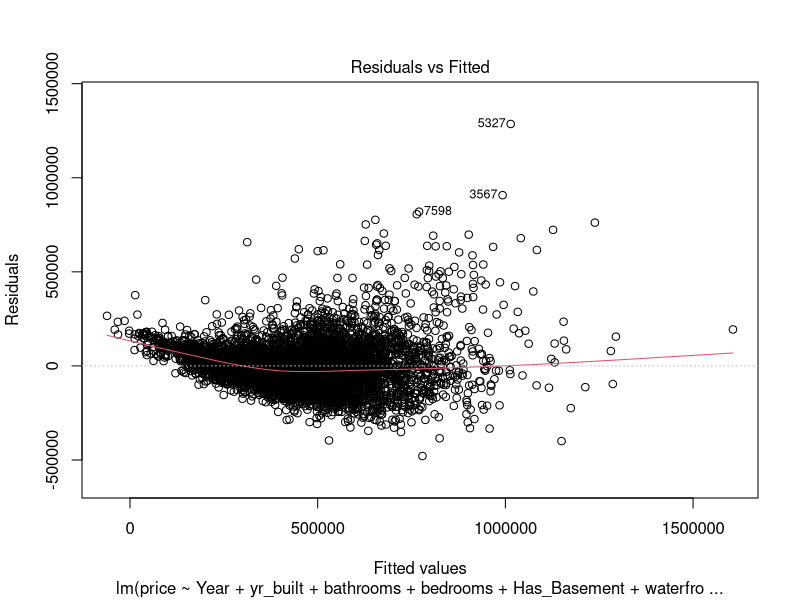
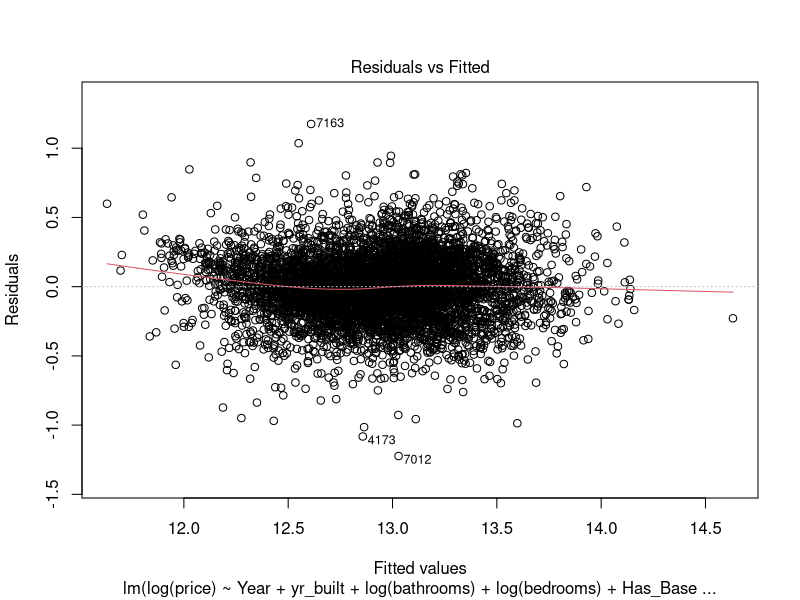

R code for these plots, in order:


# Getting Started------------------------------------------------------------------------------------------------------------------------------------------

#Setting the Working Directory...................................................................................................................................
setwd("C:/Users/chan/Documents/R/Buan 4310 Data mining")
#Load in the relevant libraries.......................................................................................................................................

#Reading and Loading in the Data...........................................................................................................................................
mydata <- read.csv("house_4.csv",header = TRUE) #Reads and loads in the data set
#Add calculated columns
mydata$Age_of_Home <- mydata$Year - mydata$yr_built
mydata$old <- ifelse(mydata$Age_of_Home > 25,1,0)
mydata$Has_Basement <- ifelse(mydata$sqft_basement != 0,1,0)
# 47.590627, -122.253413  Point of reference for computing geographic location
mydata$Eastside <- ifelse(mydata$long > -122.253413,1,0) #Long coordinate used -122.253413
mydata$Northern_KC <- ifelse(mydata$lat > 47.590627,1,0) # Lat coordinate used # 47.590627
mydata$Avg_construction_design <- ifelse(mydata$grade == 7| mydata$grade ==8 |mydata$grade ==9| mydata$grade ==10, 1,0)
mydata$poor_construction_design <- ifelse(mydata$grade ==6| mydata$grade ==5 | mydata$grade == 4,1,0)
mydata$unconstructed_design <- ifelse(mydata$grade ==3| mydata$grade == 2| mydata$grade == 1,1,0) #the one dummy variable left out is ecxcellent quality construction design
mydata$badview <-ifelse(mydata$view ==0| mydata$view ==1,1,0)
mydata$acceptableview <- ifelse(mydata$view == 2| mydata$view == 3,1,0) #Leaving out the variable excellent view with a score of 4
mydata$renovated <-ifelse(mydata$yr_renovated > 0, 1, 0)


nrow(mydata) #12,093 rows
colnames(mydata)
boxplot(mydata$bedrooms, plot=FALSE)$out
outliers <- boxplot(mydata$bedrooms, plot=FALSE)$out
x<-mydata
x<- x[-which(x$bedrooms %in% outliers),]
mydata <- x
nrow(mydata) #After removing outliers in bedrooms, we now are left with 11,794 rows

boxplot(mydata$bathrooms, plot=FALSE)$out
outliers <- boxplot(mydata$bathrooms, plot=FALSE)$out
x<-mydata
x<- x[-which(x$bathrooms %in% outliers),]
mydata <- x
nrow(mydata) # After removing bathroom outliers, we are left with 11,550 rows

boxplot(mydata$sqft_living, plot=FALSE)$out
outliers <- boxplot(mydata$sqft_living, plot=FALSE)$out
x<-mydata
x<- x[-which(x$sqft_living %in% outliers),]
mydata <- x
nrow(mydata) # After removing sqft_living outliers, we are left with 11,346 rows

boxplot(mydata$sqft_lot, plot=FALSE)$out
outliers <- boxplot(mydata$sqft_lot, plot=FALSE)$out
x<-mydata
x<- x[-which(x$sqft_lot %in% outliers),]
mydata <- x
nrow(mydata) # After removing sqft_lot outliers, we are left with 10,157 rows


boxplot(mydata$sqft_above, plot=FALSE)$out
outliers <- boxplot(mydata$sqft_above, plot=FALSE)$out
x<-mydata
x<- x[-which(x$sqft_above %in% outliers),]
mydata <- x
nrow(mydata) #After removing outliers for sqft_above, there are 9,912 rows

boxplot(mydata$sqft_basement, plot=FALSE)$out
outliers <- boxplot(mydata$sqft_basement, plot=FALSE)$out
x<-mydata
x<- x[-which(x$sqft_basement %in% outliers),]
mydata <- x
nrow(mydata) #After removing outliers for sqft_basement, there are 9,750


boxplot(mydata$sqft_living15, plot=FALSE)$out
outliers <- boxplot(mydata$sqft_living15, plot=FALSE)$out
x<-mydata
x<- x[-which(x$sqft_living15 %in% outliers),]
mydata <- x
nrow(mydata) #After removing outliers for yr_renovated, there are 9,627 rows

boxplot(mydata$sqft_lot15, plot=FALSE)$out
outliers <- boxplot(mydata$sqft_lot15, plot=FALSE)$out
x<-mydata
x<- x[-which(x$sqft_lot15 %in% outliers),]
mydata <- x
nrow(mydata) #After removing outliers for sqft_lot15, there are 9,390

# We decided to only remove outliers for things specific to an average house in King County. We did not remove outliers for the day of the week, condition(1-5 scale), grade (1-5 scale), view (1-4) or dummy variables. We also did not remove outliers for zipcode, lat, or long since all of these houses are located in King County and satisfy that requirement 

# Part 2 Training and Validation Split -------------------------------------------------------------------------------------------------------------------------------------------------------------------------------------------------------------------
#set the seed using our fav number
set.seed(666)
# create the indices for the split. This samples the row indices to split the data into training (60%) and validation (40%)
train_index <- sample(1:nrow(mydata), 0.6 * nrow(mydata))
valid_index <- setdiff(1:nrow(mydata), train_index)
# using the indices, create the training and validation sets, in essence, splitting a data frame by row
train_df_st <- mydata[train_index,]
valid_df_st <-mydata[valid_index,]
#Check the rows after splitting
nrow(train_df_st) #5,634 rows of data
nrow(valid_df_st) #3,756 rows of data

#PART 3: Building the model ONLY on the training set-----------------------------------------------------------------------------------------------------------------------------------------------------------------------------------
# use lm() to run a linear regression of Price on all 11 predictors in the
# training set. 
# use . after ~ to include all the remaining columns in train.df as predictors.
price_lm <- lm(price ~ ., data = train_df_st) #The original model has an adjusted R-squared of 0.6954, p-value: < 0.00000000000000022
#  use options() to ensure numbers are not displayed in scientific notation.
options(scipen = 999)
summary(price_lm)

#Use BACKWARD elimination for reducing the predictors in housing price.....................................................................................................................................................................
price_lm1 <- step(price_lm, direction = "backward")
summary(price_lm1) #The adjusted R-squared is 0.6994. p-value: < 0.00000000000000022. 

#Use forward elimation for reducing the predictors in the housing price 
#use step() to run forward selection 
#price_lm_step_f <- step(price_lm, scope = list(lower = price_lm, upper = price_lm), direction = "forward") 
#summary(price_lm_step_f) # The adjusted R-squared is 0.6992. p-value: < 0.00000000000000022


#Use both stepwise regression for reducing predictors in the housing price 
#price_lm_step_bf <- step(price_lm, direction = "both")
#summary(price_lm) # The adjusted R-squared is 0.6992. p-value: < 0.00000000000000022

#We will utilize the bacward elimination since it has the highest adjusted R-squared. We need to evaluate the soundness of the model for multi-colineraity, and if it logically makes sense
# First we will focus on the variables that are significant at the 5% level. 

# Using information we found from the backwards regression, at the five percent significance level, we will include all of those variables before narrowing it down further
price_lm2 <- lm(price~ Year + bathrooms +sqft_living +sqft_lot + waterfront + view + condition + grade + sqft_above +yr_built + yr_renovated + zipcode + lat + sqft_living15 +sqft_lot15 + Has_Basement + Northern_KC + Avg_construction_design +poor_construction_design + acceptableview + renovated, data = train_df_st)
summary(price_lm2) # In this first model, we were only acessing for significance at the 5% level. In our next model, we will need to remove variables that obviously have multi-collinearity. Adjusted R-squared is 0.6985

price_lm3 <- lm(price~ Year + bathrooms +sqft_living +sqft_lot + waterfront + view + condition + grade + sqft_above +yr_built + yr_renovated + zipcode + lat + sqft_living15 +sqft_lot15 + Has_Basement + Northern_KC + Avg_construction_design +poor_construction_design +renovated, data = train_df_st)
summary(price_lm3) #We deleted acceptable view, since it was no longer significant at the 5% level. There was also multi-collinearity between the variables view, and acceptable view. So even though our adjusted R-squared is now a bit lower (0.698) it makes more logical sense

price_lm4 <- lm(price~ Year + yr_built + bathrooms +sqft_living +sqft_lot + waterfront + view + condition + grade + sqft_above + zipcode + lat + sqft_living15 +sqft_lot15 + Has_Basement + Northern_KC + Avg_construction_design +poor_construction_design +renovated, data = train_df_st)
summary(price_lm4) #Looking at year and yr_built. Keeping them in the model adjusted r-squared is .698. Deleting them, and substiuting it with old makes the adjusted r-squared .6727. This means that the actual age of the house (rather than a proxy like "OLD") offers value to the model. 
# We will also test yr_renovated, and renovated to see which one is more appropriate for the model. Including only the dummy variable yields an adjusted R squared of .6958. Only including yr_renovated provides an adjusted r-squared of .6958. This means that being renovated or not is a bigger deal, than as to when the house got renovated. We will keep renovated the dummy variable in the model. 

price_lm5 <- lm(price~ Year + yr_built + bathrooms  +sqft_lot + waterfront + view + condition + grade + sqft_above + lat + sqft_living15 +sqft_lot15 + Has_Basement + Northern_KC + Avg_construction_design +poor_construction_design +renovated, data = train_df_st)
summary(price_lm5) # We are going to remove zipcode since its coded incorrectly (integer rather than categorical). We are removing sqft_living and keeping with sqft_above. There is multi-collinearity between sqft_living and has_basement. our new adjusted r-squared is .6921

price_lm6 <- lm(price~ Year + yr_built + bathrooms  +sqft_lot  + waterfront + view + condition + grade + sqft_above + sqft_living15 +sqft_lot15 + Has_Basement +lat + Avg_construction_design +poor_construction_design +renovated + Eastside, data = train_df_st)
summary(price_lm6) # We need to decide whether to keep lat, long, or North or East.
# First we will remove lat and see how removing it affects the model( Removing negatively affects it -0.6698) . Then we will try replacing it with North and see if it improves the accuracy (it doesnt). So we will leave Lat in (.6893). Now we decide whether we want long or East.Adding East, caused the adjusted R-squared to go up to .6894

price_lm7 <- lm(price~ Year + yr_built + bathrooms  + sqft_lot  + waterfront + view + condition  + sqft_above + sqft_living15 +sqft_lot15 + Has_Basement +lat + grade +renovated + Eastside, data = train_df_st)
summary(price_lm7) #There is multi-collinearity with grade, avg_construction_design, poor_construction_design. We need to get rid of some variables
# First we will delete grade and see if it improves the fit of our model. Deleting grade made the adjusted r-squared go down to .6253. 
# We will add grade back in, and delete avg_construction_design, and poor _construction_design. Deleting them, and adding grade in, caused the adjusted R squared to go up to .6804

price_lm8 <- lm(price~ Year + yr_built + bathrooms  + waterfront + view + condition  + sqft_above + sqft_living15 +sqft_lot15 + Has_Basement +lat + grade +renovated + Eastside, data = train_df_st)
summary(price_lm8) #sqft above gives us the amount of space the house takes up, sqft_lot incorporates the space of the house. It kept the adjusted r-sqaured at .6798

price_lm9<- lm(price~ Year + yr_built + bathrooms + bedrooms + sqft_above + Has_Basement  + waterfront + view  +  condition + grade + renovated + Eastside + lat + sqft_living15 +sqft_lot15, data = train_df_st)
summary(price_lm9) #adding in bedrooms caused the model's r squared to go slightly up to .6803.

#This is the best model we have. If we were to include sqft_living, we would have had multi-collinearity with sqft_above, and sqft_lot. To still capture the necessary information, we dropped sqft_living, 
# and include sqft_above (capture the space the home actually takes up), Has_basement to capture extra lot space not being used by the house. We included sqft_living15 and sqft_lot15 since those are the measurements of k-15 nearest neighbors. We were not provided with basement (but thats ok since its included in the sqft_living15 metric)

#We first took a stab at the problem by trying to use logic. While it may not have yielded the best model, it was worth a try! See appendix for those models and calculations...

# Before we test the models on the testing set, let's consider what metrics we will evaluate against 

summary(price_lm9) #The p-value for our model is p-value: < 0.00000000000000022. Our entire model except for three variables were significant at the *** level

# Part 5 Diagnostics -----------------------------------------------------------------------------------------------------------------------------------------------------------------------------------
# Test Multicollinearity for model price_lm9
# If no factors are correlated, the VIFs will all be 1.
# Rule of thumb: If VIF > 10, mullticollinearity is high.

library(car)
vif(price_lm9) #  sqft_above 4.052272, there is a concern between these variables about mullticollinearity. so we remove sqft_above and then retest the mullticollinearity 

price_lm10<- lm(price~ Year + yr_built + bathrooms + bedrooms  + Has_Basement  + waterfront + view  +  condition + grade + renovated + Eastside + lat + sqft_living15 + sqft_lot15, data = train_df_st)
summary(price_lm10) # Adjusted R-squared:  0.6632 ,  p-value: < 0.00000000000000022

vif(price_lm10) # Now there is no concern for multicollinearity anymore. We think the best model is price_lm10

# Heteroskedasticity test
# Perform a Breusch-Pagan Test to test for heteroskedasticity/homoskedasticity
library(lmtest)
bptest(price_lm10)

plot(price_lm10, 1)
# Heteroskedasticity increases the likelihood that the coefficient estimates are further from the correct population value. Heteroscedasticity tends to produce p-values that are smaller than they should be

# log transformation.
# Here, the predictors are transformed using a log transformation.
price_lm10_log <- lm(log(price) ~ Year + yr_built + log(bathrooms) + log(bedrooms)  + Has_Basement + waterfront + view  +log(condition) + log(grade)  + renovated + Eastside + log(lat) + log(sqft_living15) + log(sqft_lot15), data = train_df_st)
summary(price_lm10_log)
# Adjusted R-squared:  0.7132 , p-value: < 0.00000000000000022

bptest(price_lm10_log)
plot(price_lm10_log, 1)
# From this test we assume that the error terms are normally distribute

# Part 4 Predicting -----------------------------------------------------------------------------------------------------------------------------------------------------------------------------------
# Predict the outcome (i.e. price) of the validation set using the model from the training set.

library(forecast)
price_lm10_log_pred_train <- predict(price_lm10_log,
                                      train_df_st)
price_lm10_log_pred_valid <- predict(price_lm10_log,
                                valid_df_st)

# Compare the errors between the training and validation sets.
# perform diagnostics on the model. This includes the various assumptions on a regression.

accuracy(price_lm10_log_pred_train, train_df_st$price) # RMSE 511191.3
accuracy(price_lm10_log_pred_valid, valid_df_st$price) # RMSE 525992.1
max(mydata$price) - min(mydata$price) # 2219000
sd(mydata$price) #  226097.4

price_valid_lm10_log <- lm(price ~ Year + yr_built + log(bathrooms) + log(bedrooms)  + Has_Basement + waterfront + view  +log(condition) + log(grade)  + renovated + Eastside + log(lat) + log(sqft_living15) + log(sqft_lot15), data = valid_df_st)
summary(price_valid_lm10_log) # Adjusted R-squared:  0.7012 ,  p-value: < 0.00000000000000022


# Import new customer data set 

housenew <- read.csv("house_test_4.csv", header = TRUE)

# We need to add some variables to the new dataset

housenew$Age_of_Home <- housenew$Year - housenew$yr_built
housenew$Has_Basement <- ifelse(housenew$sqft_basement != 0,1,0)
# 47.590627, -122.253413  Point of reference for computing geographic location
housenew$Eastside <- ifelse(housenew$long > -122.253413,1,0) #Long coordinate used -122.253413
housenew$Northern_KC <- ifelse(housenew$lat > 47.590627,1,0) # Lat coordinate used # 47.590627
housenew$Avg_construction_design <- ifelse(housenew$grade == 7| housenew$grade ==8 |housenew$grade ==9| housenew$grade ==10, 1,0)
housenew$renovated <-ifelse(housenew$yr_renovated > 0, 1, 0)

#Predict new price using DataFrame1
housenew_predict <- predict(price_lm10_log, newdata = housenew)
housenew_predict









##Appendix................................................................................................................
#Models made off of logic from prior-housing experience.......................................................................................
price_lm3 <- lm(price ~ Year + bedrooms + bathrooms + sqft_lot + waterfront + view + condition + zipcode, data = train_df_st) 
summary(price_lm3) #Adjusted R-squared: 0.244 ,p-value: < 0.00000000000000022

# Bedrooms - the size of the home for this model will use bedrooms to determine price 
# Bathrooms - again, this will be used for size not sqft to not have milticollinearity 
# sqft_lot - the size of the lot will factor into price, variable to home size 
# Waterfront - this variable has a large determining factor on price 
# Condition - if the home is in good condition will factor into price 
# zipcode - price reflected in zip codes may show neighborhood differences 


price_lm4 <-lm(price ~ Year + sqft_living + sqft_lot + waterfront + view + grade + zipcode, data = train_df_st) 
summary(price_lm4) #Adjusted R-squared: 0.4589 ,p-value: < 0.00000000000000022

#Month - Real Estate markets eb and flow over the year and have busy seasons 
# sqft_living - this will be the size determinate for this model 
# sqft_lot - the size of the lot will factor into price, variable to home size 
# view - this variable has a large determining factor on price 
# grade - for this model, instead of condition we will look at overall grade 
# yr_renovated - if a renovation was done this will impact home price 
# zipcode - price reflected in zip codes may show neighborhood differences 



price_lm5 <-lm(price ~ bedrooms + bathrooms + sqft_lot + waterfront + condition + zipcode + yr_built, data = train_df_st)
summary(price_lm5) #Adjusted R-squared is 0.26.
# day_of_week - in typical markets there are review dates, and at times this can be a higher price 
# Bedrooms - the size of the home for this model will use bedrooms to determine price 
# Bathrooms - again, this will be used for size not sqft to not have milticollinearity 
# sqft_lot - the size of the lot will factor into price, variable to home size 
# Waterfront - this variable has a large determining factor on price 
# Condition - if the home is in good condition will factor into price 
# zipcode - price reflected in zip codes may show neighborhood differences 
# yr_built - variable is important to price, expectation is that newer the home, higher price   

# Zipcode as well as lat/long could be correlated
price_lm6 <-lm(price ~ Year + bedrooms + bathrooms + waterfront + view + grade + sqft_above + yr_built + lat + long , data = train_df_st) 
summary(price_lm6) #R-squared goes down to .6657. Zipcode is less influential than the latitude and longitude 
